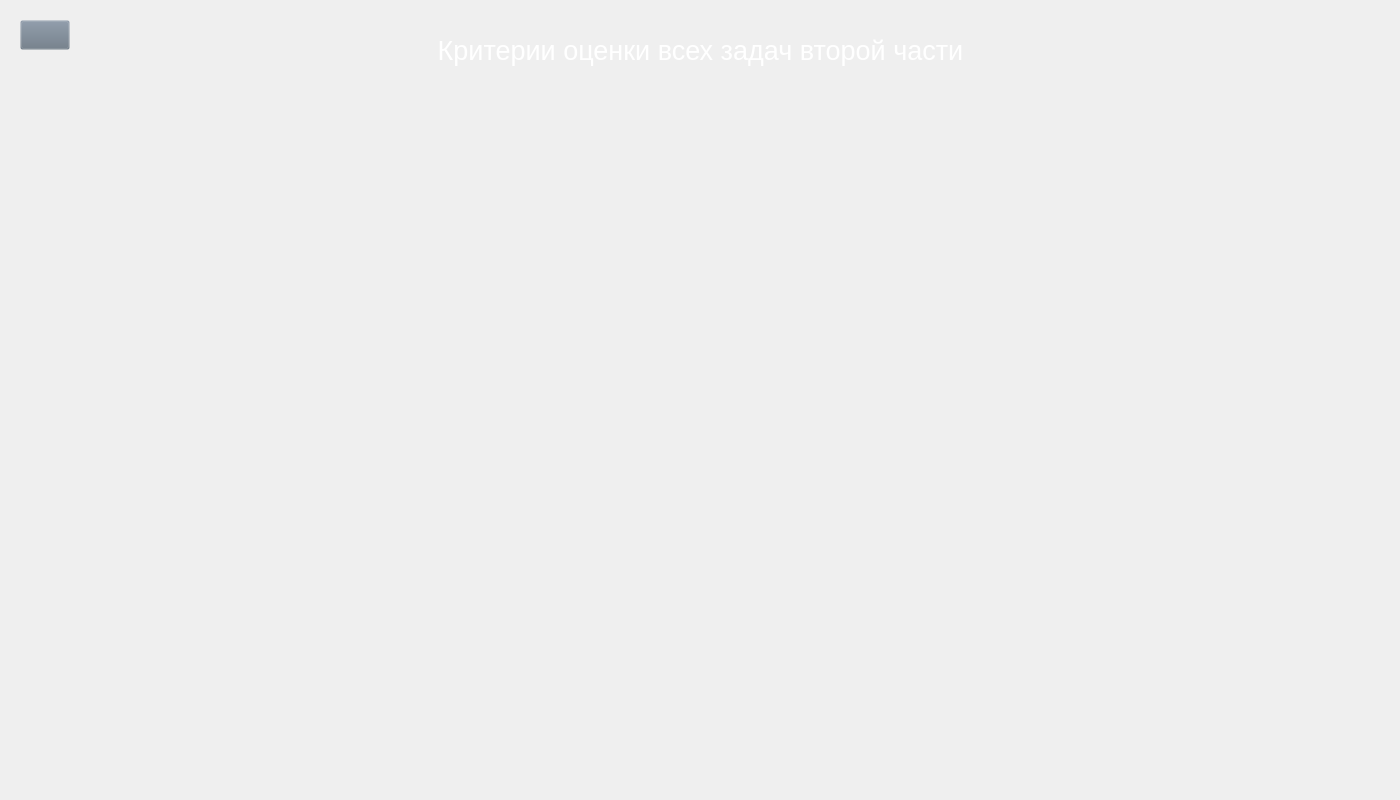
<?xml version="1.0" encoding="UTF-8"?>
<ui version="4.0">
 <class>Form</class>
 <widget class="QWidget" name="Form">
  <property name="geometry">
   <rect>
    <x>0</x>
    <y>0</y>
    <width>1400</width>
    <height>800</height>
   </rect>
  </property>
  <property name="windowTitle">
   <string>Form</string>
  </property>
  <property name="styleSheet">
   <string notr="true">QPushButton#back{
	background-color: rgba(105, 118, 132, 0);
}
QPushButton#left{
	background-color: rgba(105, 118, 132, 0);
}
QPushButton#right{
	background-color: rgba(105, 118, 132, 0);
}

QPushButton:pressed{
	padding-left: 2px;
	padding-top: 2px;
}

QScrollArea {
	background-color: rgba(105, 118, 132, 0);
}

QScrollBar {
	background : rgba(0, 0, 0, 0);
}</string>
  </property>
  <widget class="QLabel" name="label">
   <property name="geometry">
    <rect>
     <x>0</x>
     <y>5</y>
     <width>1401</width>
     <height>91</height>
    </rect>
   </property>
   <property name="font">
    <font>
     <pointsize>20</pointsize>
     <weight>50</weight>
     <bold>false</bold>
    </font>
   </property>
   <property name="styleSheet">
    <string notr="true"> color:#ffffff;</string>
   </property>
   <property name="text">
    <string>Критерии оценки всех задач второй части</string>
   </property>
   <property name="alignment">
    <set>Qt::AlignCenter</set>
   </property>
  </widget>
  <widget class="QPushButton" name="back">
   <property name="geometry">
    <rect>
     <x>20</x>
     <y>20</y>
     <width>50</width>
     <height>30</height>
    </rect>
   </property>
   <property name="text">
    <string/>
   </property>
   <property name="icon">
    <iconset>
     <normaloff>../Images/right-arrows.png</normaloff>../Images/right-arrows.png</iconset>
   </property>
   <property name="iconSize">
    <size>
     <width>30</width>
     <height>30</height>
    </size>
   </property>
  </widget>
  <widget class="QScrollArea" name="scrollArea">
   <property name="geometry">
    <rect>
     <x>420</x>
     <y>100</y>
     <width>961</width>
     <height>671</height>
    </rect>
   </property>
   <property name="styleSheet">
    <string notr="true">background-color: rgba(0, 0, 0, 0 );
color: rgba(0, 0, 0, 0);
border: 0px;</string>
   </property>
   <property name="lineWidth">
    <number>0</number>
   </property>
   <property name="widgetResizable">
    <bool>true</bool>
   </property>
   <widget class="QWidget" name="scrollAreaWidgetContents">
    <property name="geometry">
     <rect>
      <x>0</x>
      <y>0</y>
      <width>961</width>
      <height>671</height>
     </rect>
    </property>
    <layout class="QVBoxLayout" name="verticalLayout">
     <property name="spacing">
      <number>0</number>
     </property>
     <property name="leftMargin">
      <number>0</number>
     </property>
     <property name="topMargin">
      <number>0</number>
     </property>
     <property name="rightMargin">
      <number>0</number>
     </property>
     <property name="bottomMargin">
      <number>0</number>
     </property>
     <item>
      <widget class="QLabel" name="label_1">
       <property name="contextMenuPolicy">
        <enum>Qt::DefaultContextMenu</enum>
       </property>
       <property name="layoutDirection">
        <enum>Qt::LeftToRight</enum>
       </property>
       <property name="scaledContents">
        <bool>false</bool>
       </property>
       <property name="alignment">
        <set>Qt::AlignCenter</set>
       </property>
      </widget>
     </item>
     <item>
      <widget class="QLabel" name="label_2">
       <property name="text">
        <string/>
       </property>
       <property name="scaledContents">
        <bool>false</bool>
       </property>
       <property name="alignment">
        <set>Qt::AlignHCenter|Qt::AlignTop</set>
       </property>
      </widget>
     </item>
     <item>
      <widget class="QLabel" name="label_3">
       <property name="text">
        <string/>
       </property>
       <property name="scaledContents">
        <bool>false</bool>
       </property>
       <property name="alignment">
        <set>Qt::AlignHCenter|Qt::AlignTop</set>
       </property>
      </widget>
     </item>
     <item>
      <widget class="QLabel" name="label_4">
       <property name="text">
        <string/>
       </property>
       <property name="scaledContents">
        <bool>false</bool>
       </property>
       <property name="alignment">
        <set>Qt::AlignHCenter|Qt::AlignTop</set>
       </property>
      </widget>
     </item>
     <item>
      <widget class="QLabel" name="label_5">
       <property name="text">
        <string/>
       </property>
       <property name="scaledContents">
        <bool>false</bool>
       </property>
       <property name="alignment">
        <set>Qt::AlignHCenter|Qt::AlignTop</set>
       </property>
      </widget>
     </item>
     <item>
      <widget class="QLabel" name="label_6">
       <property name="text">
        <string/>
       </property>
       <property name="scaledContents">
        <bool>false</bool>
       </property>
       <property name="alignment">
        <set>Qt::AlignHCenter|Qt::AlignTop</set>
       </property>
      </widget>
     </item>
     <item>
      <widget class="QLabel" name="label_7">
       <property name="text">
        <string/>
       </property>
       <property name="scaledContents">
        <bool>false</bool>
       </property>
       <property name="alignment">
        <set>Qt::AlignHCenter|Qt::AlignTop</set>
       </property>
      </widget>
     </item>
    </layout>
   </widget>
  </widget>
 </widget>
 <resources/>
 <connections/>
</ui>
